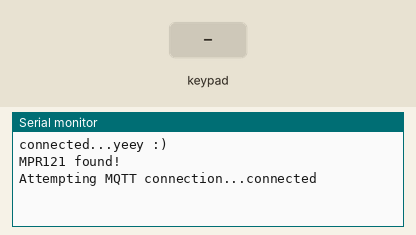
A sketch run on a simulated ESP8266 (Wemos D1 mini). Parts: the last lines printed to the serial monitor. The inputs (shaded band) are chosen by the test bench. WiFi joins after 1.5 s; servers stay silent unless stated; no MQTT or app messages arrive unless stated.

Above: at 2.7 s.
2.8 s: key '0' pressed
At 3.8 s:
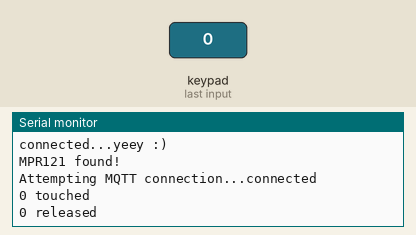
4.4 s: keypad keys 1 8 8 3 pressed 0.4 s apart
At 4.53 s:
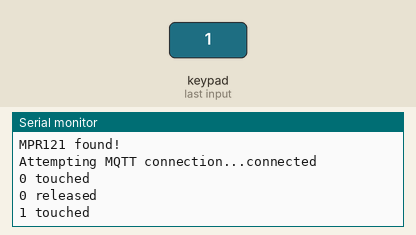
7.5 s: key '2' pressed
At 8.6 s:
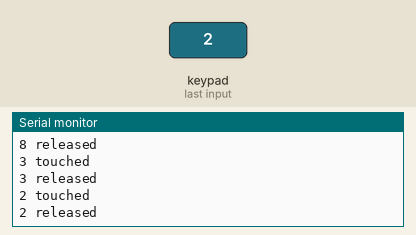
9.0 s: keypad keys 1 8 8 3 A pressed 0.4 s apart
At 12.2 s:
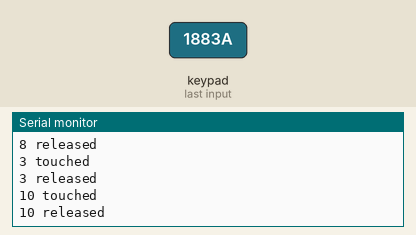
Timing chart, 0 to 13.5 s (numbered marks = the images above; inputs shaded):
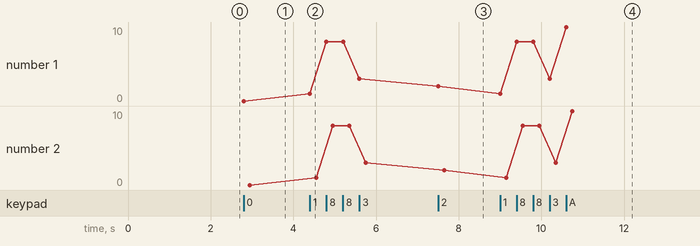

The sketch:

main.ino
```cpp
#include <ESP8266WiFi.h>
#include <WiFiManager.h>
#include <PubSubClient.h>
#include <Adafruit_MPR121.h>

const int PIN_TOUCH_IRQ = 4;
uint16_t lasttouched = 0;
uint16_t currtouched = 0;

char mqtt_server[40] = "...";
char mqtt_port[6] = "1883";
char mqtt_topic_prefix[40] = "/touch/";

Adafruit_MPR121 touchSensor = Adafruit_MPR121();
WiFiClient espClient;
PubSubClient client(espClient);

void setup() {
  Serial.begin(115200);

  WiFiManager wifiManager;
  wifiManager.setTimeout(180);
  wifiManager.setAPCallback(configModeCallback);

  if(!wifiManager.autoConnect("mqtt-button", "raspberry")) {
    Serial.println("failed to connect and hit timeout");
    ESP.reset();
    delay(1000);
  }

  Serial.println("connected...yeey :)");
  if (!touchSensor.begin()) {
    Serial.println("MPR121 not found, check wiring?");
    while (1);
  }
  Serial.println("MPR121 found!");

  client.setServer(mqtt_server, atoi(mqtt_port));
}

void loop() {
  if (!client.connected()) {
    reconnect();
  }
  client.loop();

  currtouched = touchSensor.touched();
  for (uint8_t i=0; i<12; i++) {
    if ((currtouched & _BV(i)) && !(lasttouched & _BV(i)) ) {
      Serial.print(i); Serial.println(" touched");
      String topic = mqtt_topic_prefix;
      topic += String(ESP.getChipId(), HEX) + "/" + String(i, DEC);
      client.publish(topic.c_str(), "touched");
    }
    if (!(currtouched & _BV(i)) && (lasttouched & _BV(i)) ) {
      Serial.print(i); Serial.println(" released");
      String topic = mqtt_topic_prefix;
      topic += String(ESP.getChipId(), HEX) + "/" + String(i, DEC);
      client.publish(topic.c_str(), "released");
    }
  }
  lasttouched = currtouched;
}

void configModeCallback (WiFiManager *myWiFiManager) {
  Serial.println("Entered config mode");
  Serial.println(WiFi.softAPIP());
  Serial.println(myWiFiManager->getConfigPortalSSID());
}

void reconnect() {
  while (!client.connected()) {
    Serial.print("Attempting MQTT connection...");
    String clientId = "mqtt-buttons-";
    clientId += String(ESP.getChipId(), HEX);
    if (client.connect(clientId.c_str())) {
      Serial.println("connected");
    } else {
      Serial.print("failed, rc=");
      Serial.print(client.state());
      Serial.println(" try again in 5 seconds");
      delay(5000);
    }
  }
}
```

Measured:
- after the input at 2.8 s, the serial monitor: prints a new line at once (image 1)
- after the input at 4.4 s, the serial monitor: prints a new line at once (image 2)
- after the input at 7.5 s, the serial monitor: prints a new line at once (image 3)
- after the input at 9.0 s, the serial monitor: prints a new line at once (image 4)
- plotted number 1: 0 → 3 after the input at 4.4 s, 3 → 2 after the input at 7.5 s, 2 → 10 after the input at 9.0 s
- plotted number 2: 0 → 3 after the input at 4.4 s, 3 → 2 after the input at 7.5 s, 2 → 10 after the input at 9.0 s
